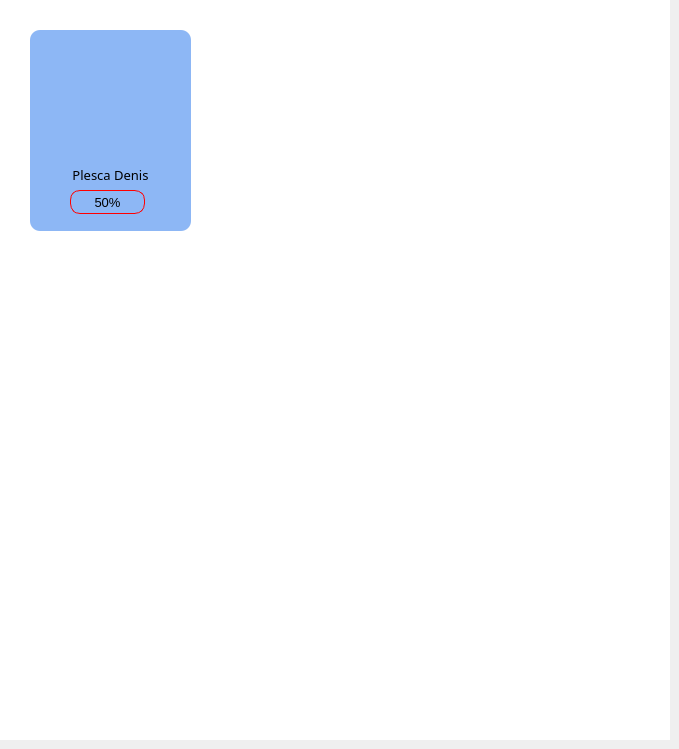
        <widget class="QWidget" name="Classe_PSA">
         <widget class="QWidget" name="Students" native="true">
          <property name="geometry">
           <rect>
            <x>0</x>
            <y>0</y>
            <width>670</width>
            <height>740</height>
           </rect>
          </property>
          <property name="styleSheet">
           <string notr="true">background:#FFFFFF;</string>
          </property>
          <widget class="QWidget" name="widget_8" native="true">
           <property name="geometry">
            <rect>
             <x>30</x>
             <y>30</y>
             <width>161</width>
             <height>201</height>
            </rect>
           </property>
           <property name="styleSheet">
            <string notr="true">background-color: #8DB7F5;
border-top-left-radius: 10px;          
border-bottom-left-radius: 10px;       
border-top-right-radius: 10px;         
border-bottom-right-radius: 10px;      

   </string>
           </property>
           <widget class="QPushButton" name="pushButton_6">
            <property name="geometry">
             <rect>
              <x>10</x>
              <y>120</y>
              <width>141</width>
              <height>50</height>
             </rect>
            </property>
            <property name="minimumSize">
             <size>
              <width>50</width>
              <height>50</height>
             </size>
            </property>
            <property name="maximumSize">
             <size>
              <width>10000</width>
              <height>10000</height>
             </size>
            </property>
            <property name="font">
             <font>
              <family>Myanmar Khyay</family>
              <pointsize>-1</pointsize>
             </font>
            </property>
            <property name="autoFillBackground">
             <bool>false</bool>
            </property>
            <property name="styleSheet">
             <string notr="true">QPushButton {
    color: black;
    padding: 10px;
    font-size: 13px;
    text-align: center; /* Center text */
}</string>
            </property>
            <property name="text">
             <string>Plesca Denis</string>
            </property>
           </widget>
           <widget class="QPushButton" name="pushButton_3">
            <property name="geometry">
             <rect>
              <x>30</x>
              <y>30</y>
              <width>101</width>
              <height>81</height>
             </rect>
            </property>
            <property name="text">
             <string/>
            </property>
            <property name="icon">
             <iconset>
              <normaloff>Images/user1.png</normaloff>Images/user1.png</iconset>
            </property>
            <property name="iconSize">
             <size>
              <width>80</width>
              <height>80</height>
             </size>
            </property>
           </widget>
           <widget class="QPushButton" name="pushButton_7">
            <property name="geometry">
             <rect>
              <x>40</x>
              <y>160</y>
              <width>75</width>
              <height>24</height>
             </rect>
            </property>
            <property name="styleSheet">
             <string notr="true">QPushButton {
    color: black;
    border: 1px solid #ff0000;
    padding: 5px;
    font-size: 13px;
    text-align: center; /* Center text */
}</string>
            </property>
            <property name="text">
             <string>50%</string>
            </property>
           </widget>
          </widget>
         </widget>
        </widget>
